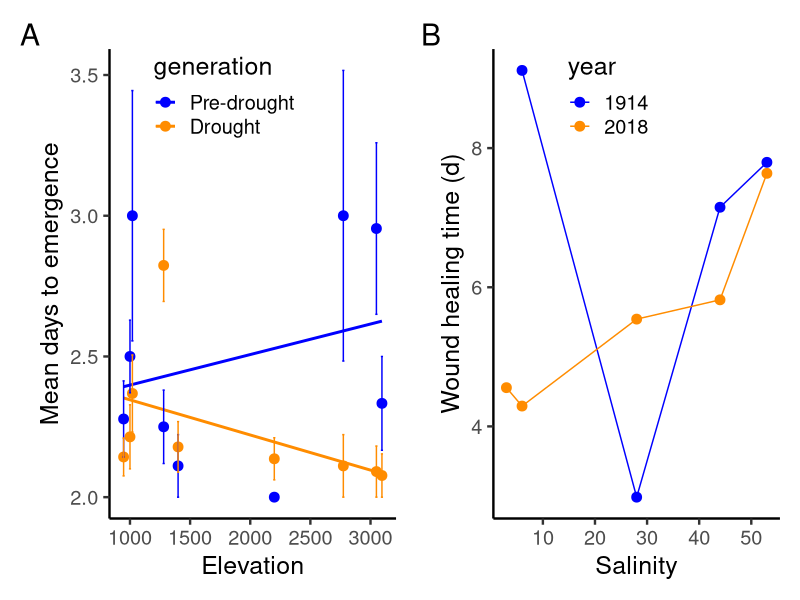
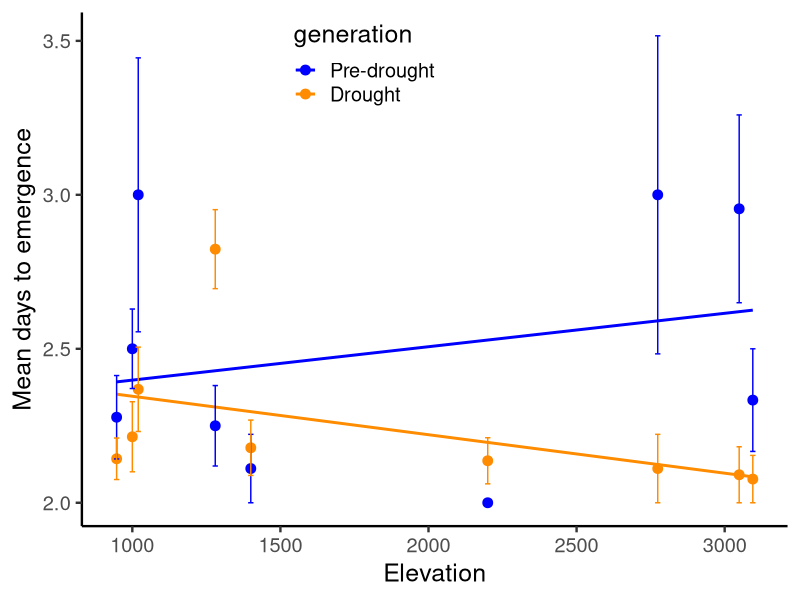
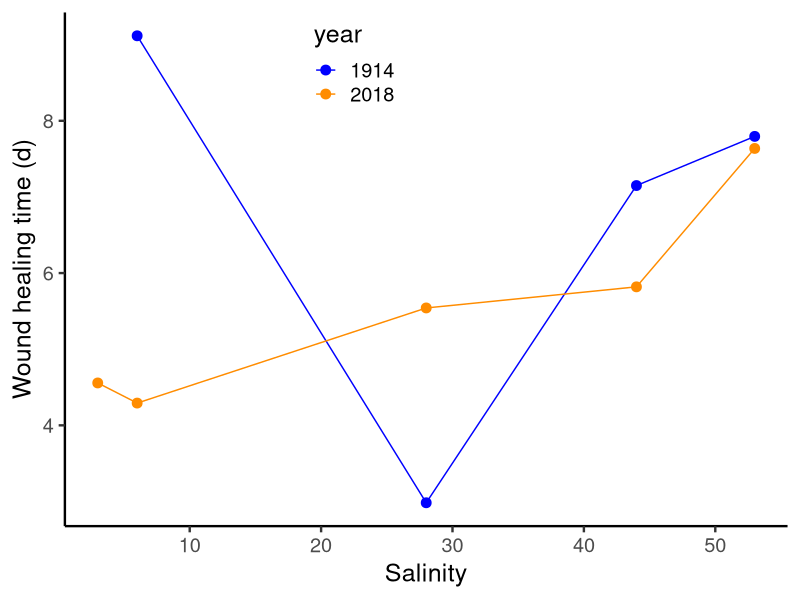

Generate these figures, in order, with R:
#R version 4.1.0 (2021-05-18)

library(ggplot2) #ggplot2_3.4.4
library(reshape2) #reshape2_1.4.4
library(patchwork) #patchwork_1.2.0
library(plyr) #plyr_1.8.8
library(dplyr) #dplyr_1.1.2
library(tidyr) #tidyr_1.3.0

#----
#Monkey flower emergence, etc
#Dickman et al. 2019

dat1<- read.csv("data/dickman_et_al_2019_emergence.csv")

#mean metric
dat1.m= dat1 %>%
  group_by(elevation_m, emerged, year) %>%
  summarise(timeemer.m= mean(timeemer, na.rm = TRUE), sd= sd(timeemer, na.rm = TRUE), 
            n= n(), se= sd/sqrt(n) )

#rename year
dat1.m$generation <- c("Pre-drought","Drought")[match( dat1.m$year, c(1,2))]
dat1.m$generation <- factor(dat1.m$generation, levels=c("Pre-drought","Drought"), ordered=TRUE )

figa<- ggplot(data=dat1.m[dat1.m$emerged==1,], aes(x=elevation_m, y =timeemer.m, color=generation, group=factor(year)))+geom_smooth(method="lm", se=FALSE)+geom_point(size=3)+theme_classic(base_size = 18)+
  scale_color_manual(values=c("blue","darkorange") )+
  ylab("Mean days to emergence")+xlab("Elevation")+theme(legend.position=c(0.4,0.9))+
  geom_errorbar( aes(x=elevation_m, y=timeemer.m, ymin=timeemer.m-se, ymax=timeemer.m+se) )
#position=position_dodge(width = 100)
  
#----
#Flatworm regeneration
#Clayton and Spicer 2020 
dat1<- read.csv("data/data_ClaytonSpicer2020.csv")

figb<- ggplot(dat1, aes(x=salinity, y =wound_healing_time_d, color=factor(year) ))+
  geom_point(size=3)+ geom_line()+theme_classic(base_size = 18)+
  scale_color_manual(values=c("blue","darkorange"), name="year" )+
  ylab("Wound healing time (d)")+xlab("Salinity")+
  theme(legend.position=c(0.4,0.9))

#----
#Save figure

fig2<- figa +figb + plot_annotation(tag_levels = 'A')

#setwd("/Users/laurenbuckley/Google Drive/My Drive/Buckley/Work/ASNsymposium/figures/")
#pdf("Fig_examples.pdf",height = 4, width = 8)
#fig2
#dev.off()




